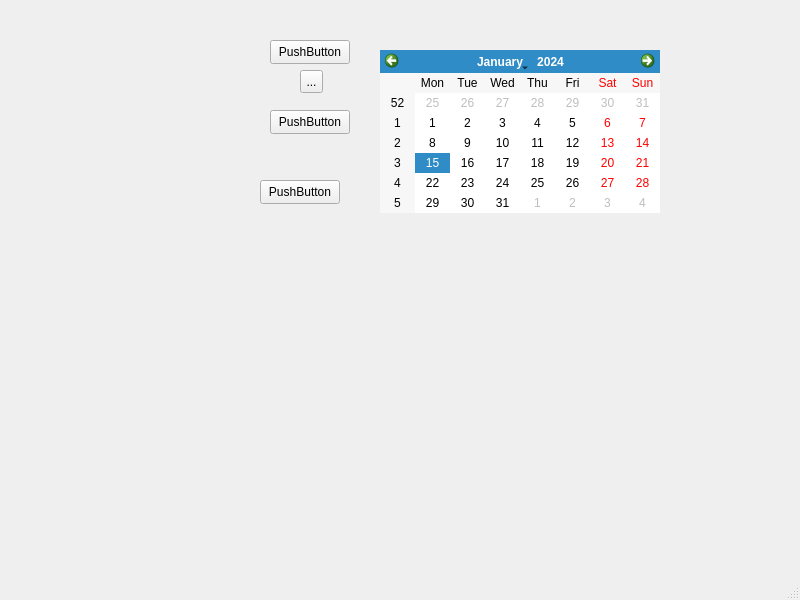
<?xml version="1.0" encoding="UTF-8"?>
<ui version="4.0">
 <class>calendarapp</class>
 <widget class="QMainWindow" name="calendarapp">
  <property name="geometry">
   <rect>
    <x>0</x>
    <y>0</y>
    <width>800</width>
    <height>600</height>
   </rect>
  </property>
  <property name="windowTitle">
   <string>calendarapp</string>
  </property>
  <widget class="QWidget" name="centralwidget">
   <widget class="QCalendarWidget" name="calendarWidget">
    <property name="geometry">
     <rect>
      <x>380</x>
      <y>50</y>
      <width>280</width>
      <height>163</height>
     </rect>
    </property>
   </widget>
   <widget class="QToolButton" name="toolButton">
    <property name="geometry">
     <rect>
      <x>300</x>
      <y>70</y>
      <width>23</width>
      <height>23</height>
     </rect>
    </property>
    <property name="text">
     <string>...</string>
    </property>
   </widget>
   <widget class="QPushButton" name="pushButton">
    <property name="geometry">
     <rect>
      <x>270</x>
      <y>40</y>
      <width>80</width>
      <height>24</height>
     </rect>
    </property>
    <property name="text">
     <string>PushButton</string>
    </property>
   </widget>
   <widget class="QPushButton" name="pushButton_2">
    <property name="geometry">
     <rect>
      <x>270</x>
      <y>110</y>
      <width>80</width>
      <height>24</height>
     </rect>
    </property>
    <property name="text">
     <string>PushButton</string>
    </property>
   </widget>
   <widget class="QPushButton" name="pushButton_3">
    <property name="geometry">
     <rect>
      <x>260</x>
      <y>180</y>
      <width>80</width>
      <height>24</height>
     </rect>
    </property>
    <property name="text">
     <string>PushButton</string>
    </property>
   </widget>
  </widget>
  <widget class="QMenuBar" name="menubar">
   <property name="geometry">
    <rect>
     <x>0</x>
     <y>0</y>
     <width>800</width>
     <height>21</height>
    </rect>
   </property>
  </widget>
  <widget class="QStatusBar" name="statusbar"/>
 </widget>
 <resources/>
 <connections/>
</ui>
